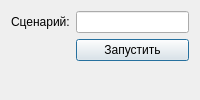
<?xml version="1.0" encoding="UTF-8"?>
<ui version="4.0">
 <class>ExerciseForm</class>
 <widget class="QDialog" name="ExerciseForm">
  <property name="windowTitle">
   <string>Учение</string>
  </property>
  <layout class="QFormLayout">
   <item row="0" column="0">
    <widget class="QLabel">
     <property name="text">
      <string>Сценарий:</string>
     </property>
    </widget>
   </item>
   <item row="0" column="1">
    <widget class="QLineEdit" name="inputScenario"/>
   </item>
   <item row="1" column="1">
    <widget class="QPushButton" name="buttonStart">
     <property name="text">
      <string>Запустить</string>
     </property>
    </widget>
   </item>
  </layout>
 </widget>
 <resources/>
 <connections/>
</ui>
